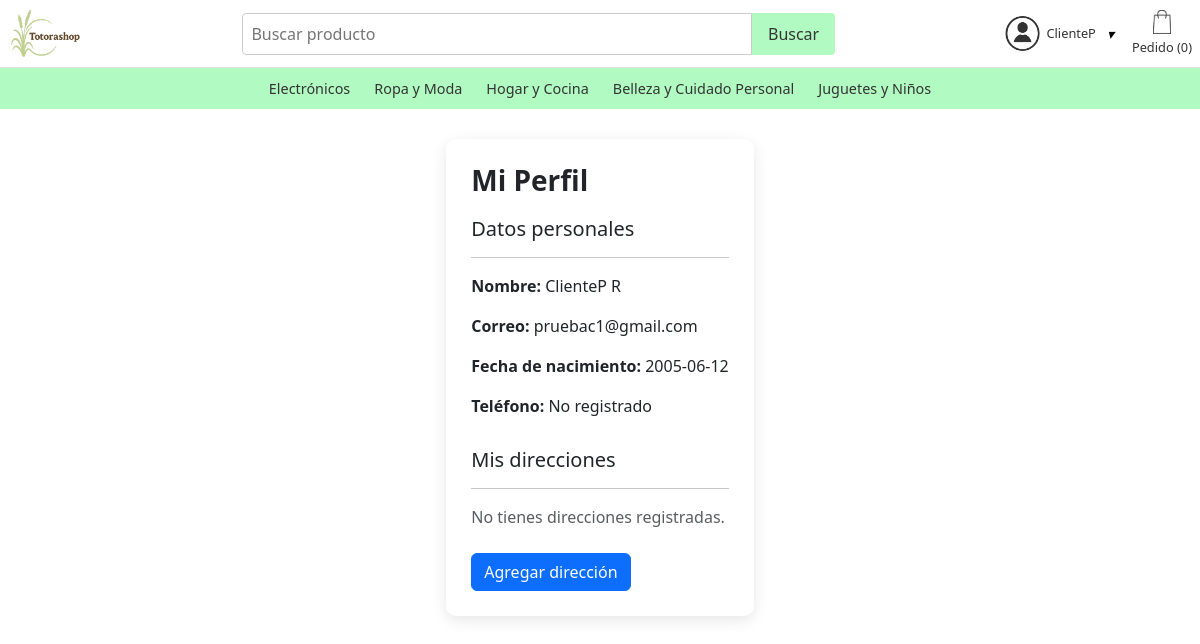
Before: /include/perfilCliente.php (signed in) with the older database file.
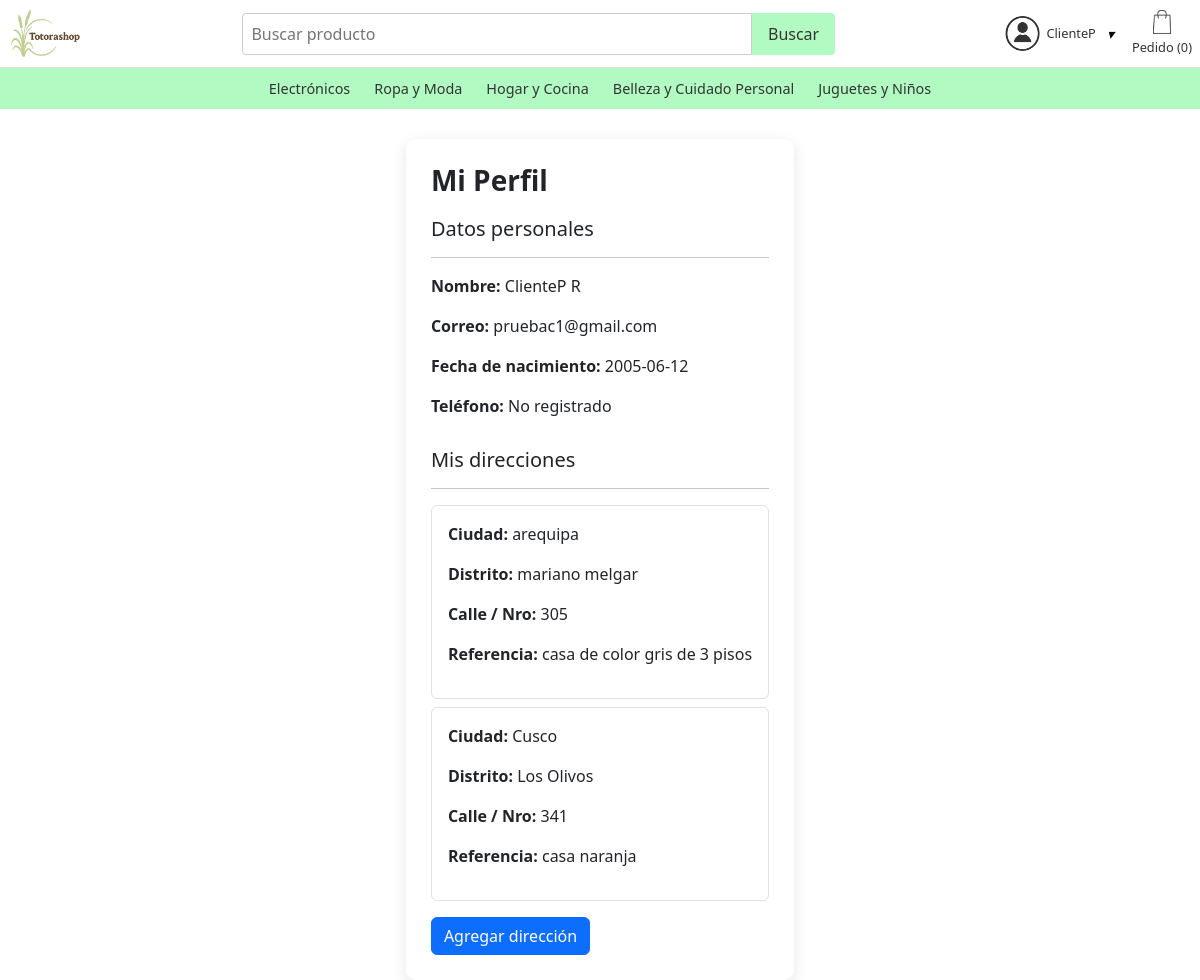
After: the same page with the newer database file.
### tables this page shows
CREATE TABLE `categoria` (
  `id_catgria` int(11) NOT NULL,
  `nombre` varchar(80) NOT NULL,
  `descripcion` varchar(150) DEFAULT NULL
);

CREATE TABLE `cliente` (
  `id_cliente` int(11) NOT NULL,
  `nombre` varchar(40) NOT NULL,
  `apellido` varchar(40) NOT NULL,
  `correo` varchar(40) NOT NULL,
  `fecha_ncmnto` date NOT NULL,
  `telefono` varchar(20) DEFAULT NULL,
  `contraseña` varchar(255) NOT NULL
);

CREATE TABLE `direccion` (
  `id_drccion` int(11) NOT NULL,
  `ciudad` varchar(50) NOT NULL,
  `distrito` varchar(50) NOT NULL,
  `nro_calle` varchar(20) NOT NULL,
  `referencia` varchar(100) DEFAULT NULL
);

### include/perfilCliente.php (the view, shortened to what this page needs)
<?php
require_once("db_connect.php");
$id_cliente = $_SESSION['id_cliente'];
$sqlCliente = "SELECT * FROM cliente WHERE id_cliente = ?";
$stmt = $conn->prepare($sqlCliente);
$stmt->bind_param("i", $id_cliente);
$stmt->execute();
$cliente = $stmt->get_result()->fetch_assoc();
$sqlDir = "
    SELECT d.id_drccion, d.ciudad, d.distrito, d.nro_calle, d.referencia
    FROM cliente_direccion cd
    INNER JOIN direccion d ON cd.id_drccion = d.id_drccion
    WHERE cd.id_cliente = ?
";
$stmt2 = $conn->prepare($sqlDir);
$stmt2->bind_param("i", $id_cliente);
$stmt2->execute();
$direcciones = $stmt2->get_result();
?>
<!DOCTYPE html>
<html lang="es">
<head>
<link href="https://cdn.jsdelivr.net/npm/bootstrap@5.3.3/dist/css/bootstrap.min.css" rel="stylesheet">
</head>
<body>
<?php include "header.php"; ?>
<div class="perfil-container">
    <h3 class="titulo">Mi Perfil</h3>
    <div>
        <h5>Datos personales</h5>
        <hr>
        <p><strong>Nombre:</strong> <?= htmlspecialchars($cliente['nombre']) . " " . htmlspecialchars($cliente['apellido']) ?></p>
        <p><strong>Correo:</strong> <?= htmlspecialchars($cliente['correo']) ?></p>
        <p><strong>Fecha de nacimiento:</strong> <?= $cliente['fecha_ncmnto'] ?></p>
        <p><strong>Teléfono:</strong> <?= $cliente['telefono'] ?: "No registrado" ?></p>
    </div>
    <div class="seccion">
        <h5>Mis direcciones</h5>
        <hr>
        <?php if ($direcciones->num_rows > 0): ?>
            <?php while($d = $direcciones->fetch_assoc()): ?>
                <div class="border rounded p-3 mb-2">
                    <p><strong>Ciudad:</strong> <?= htmlspecialchars($d['ciudad']) ?></p>
                    <p><strong>Distrito:</strong> <?= htmlspecialchars($d['distrito']) ?></p>
                    <p><strong>Calle / Nro:</strong> <?= htmlspecialchars($d['nro_calle']) ?></p>
                    <p><strong>Referencia:</strong> <?= htmlspecialchars($d['referencia']) ?: "Sin referencia" ?></p>
                </div>
            <?php endwhile; ?>
        <?php else: ?>
            <p class="text-muted">No tienes direcciones registradas.</p>
        <?php endif; ?>
        <button class="btn btn-primary mt-2" data-bs-toggle="modal" data-bs-target="#modalDireccion">Agregar dirección</button>
    </div>
</div>
</body>
</html>

### include/header.php (shortened to what this page needs)
<?php
include 'db_connect.php';
$sql = "SELECT id_catgria, nombre FROM categoria";
$result = $conn->query($sql);
?>
<header>
    <link rel="stylesheet" href="../assets/css/header.css">
    <div class="header-top">
        <div class="logo">
            <a href="../pages/productos.php">
                <img src="../assets/img/logoTotorashop.png" alt="Totorashop">
            </a>
        </div>
        <div class="search-bar">
            <input type="text" placeholder="Buscar producto">
            <button>Buscar</button>
        </div>
        <div class="user-actions">
            <div class="user-dropdown">
        <button class="user-btn">
            <img src="../assets/img/sign_in.jpg" alt="User">
            <span>
                <?php echo isset($_SESSION['id_cliente']) ? $_SESSION['nombre'] : "Cuenta"; ?>
            </span>
            <i class="arrow">&#9662;</i>
        </button>
    </div>
            <a href="../pages/pedido.php" class="pedido">
                <img src="../assets/img/pedidos.jpg" alt="pedidos">
                <?php
                $pedidoCount = 0;
                ?>
                <span>Pedido (<span id="pedido-count"><?= $pedidoCount ?></span>)</span>
            </a>
        </div>
    </div>
    <nav class="header-middle">
        <?php while($row = $result->fetch_assoc()): ?>
        <a href="categoria.php?nombre=<?php echo $row['nombre']; ?>"><?php echo htmlspecialchars($row['nombre']); ?></a>
        <?php endwhile; ?>
    </nav>
</header>

### assets/css/header.css (style rules this page uses)
html, body { height: 100%; margin: 0; }
body { display: flex; flex-direction: column; }
.header-top { display: flex; justify-content: space-between; align-items: center; padding: 0.5rem; background-color: #fff; border-bottom: 1px solid #e0e0e0; position: relative; }
.logo img { height: 3.1rem; width: auto; }
.search-bar { flex-grow: 1; margin: 0 2rem; display: flex; justify-content: center; transition: all 0.3s ease; }
.search-bar input { width: 60%; padding: 0.5rem; border: 1px solid #ccc; border-radius: 4px 0 0 4px; outline: none; }
.search-bar button { padding: 0.5rem 1rem; background-color: #b1fac1; color: rgb(53, 53, 53); border: none; border-radius: 0 4px 4px 0; cursor: pointer; }
.user-actions { display: flex; gap: 0.5rem; align-items: center; }
.user-actions a { text-decoration: none; display: flex; flex-direction: column; align-items: center; gap: 0.2rem; }
.user-actions img { height: 24px; width: auto; }
.user-actions span { font-size: 0.8rem; color: #333; }
.user-actions .pedido { display: flex; flex-direction: column; align-items: center; gap: 0.2rem; }
.header-middle { background-color: #b1fac1; padding: 0.6rem 1rem; display: flex; justify-content: center; gap: 1.5rem; }
.header-middle a { color: #333; text-decoration: none; font-size: 0.9rem; }
.user-dropdown { position: relative; display: inline-block; }
.user-btn { background: transparent; border: none; display: flex; align-items: center; gap: 6px; cursor: pointer; padding: 8px 10px; border-radius: 6px; }
.user-btn img { width: 35px; height: 35px; border-radius: 50%; }
.user-btn .arrow { font-size: 14px; margin-left: 5px; }

### include/perfilCliente.php (style rules this page uses)
.perfil-container { max-width: 800px; margin: auto; margin-top: 30px; background: #fff; padding: 25px; border-radius: 10px; box-shadow: 0 4px 15px rgba(0,0,0,0.1); }
.titulo { font-weight: bold; margin-bottom: 20px; }
.seccion { margin-top: 30px; }

Changed rows visible on the page:
added direccion: ciudad "arequipa", distrito "mariano melgar", nro_calle "305", referencia "casa de color gris de 3 pisos"
added direccion: ciudad "Cusco", distrito "Los Olivos", nro_calle "341", referencia "casa naranja"
Other visible differences:
text no longer shown: "No tienes direcciones registradas."
